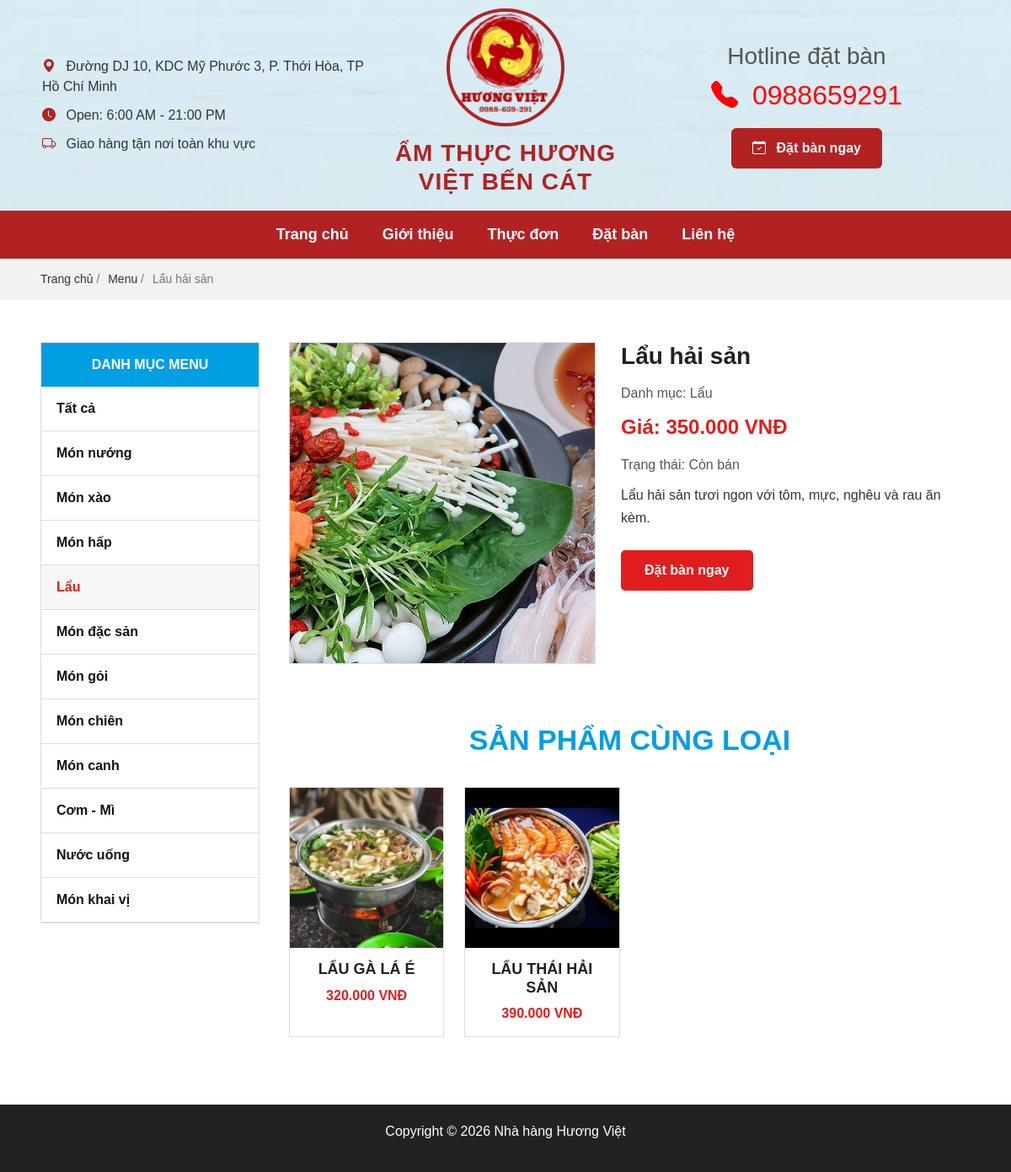
Page /pages/food_detail.php?id=2 on the committed database.
### tables this page shows
CREATE TABLE `foods` (
  `id` int(11) NOT NULL,
  `category_id` int(11) DEFAULT NULL,
  `food_name` varchar(100) DEFAULT NULL,
  `price` double DEFAULT NULL,
  `image` varchar(255) DEFAULT NULL,
  `description` text DEFAULT NULL,
  `status` varchar(50) DEFAULT NULL
);

CREATE TABLE `food_categories` (
  `id` int(11) NOT NULL,
  `category_name` varchar(100) DEFAULT NULL
);

### pages/food_detail.php (the view, shortened to what this page needs)
<?php
require_once __DIR__ . "/../config/database.php";
require_once __DIR__ . "/../includes/header.php";
require_once __DIR__ . "/../includes/navbar.php";
function foodDetailEscape($value)
{
    return htmlspecialchars((string) $value, ENT_QUOTES, 'UTF-8');
}
$id = isset($_GET['id']) ? (int) $_GET['id'] : 0;
$food = null;
$categories = [];
$relatedFoods = [];
$categoryResult = mysqli_query($conn, "SELECT * FROM food_categories ORDER BY id ASC");
if ($categoryResult) {
    while ($category = mysqli_fetch_assoc($categoryResult)) {
        $categories[] = $category;
    }
}
if ($id > 0) {
    $stmt = mysqli_prepare($conn, "
        SELECT
            f.id,
            f.category_id,
            f.food_name,
            f.price,
            f.image,
            f.description,
            f.status,
            c.category_name
        FROM foods f
        LEFT JOIN food_categories c ON f.category_id = c.id
        WHERE f.id = ?
        LIMIT 1
    ");
    mysqli_stmt_bind_param($stmt, "i", $id);
    mysqli_stmt_execute($stmt);
    $food = mysqli_fetch_assoc(mysqli_stmt_get_result($stmt));
}
if ($food) {
    $stmtRelated = mysqli_prepare($conn, "
        SELECT id, food_name, price, image, description
        FROM foods
        WHERE category_id = ?
        AND id != ?
        AND status = 'Còn bán'
        ORDER BY id DESC
        LIMIT 4
    ");
    mysqli_stmt_bind_param($stmtRelated, "ii", $food['category_id'], $food['id']);
    mysqli_stmt_execute($stmtRelated);
    $relatedResult = mysqli_stmt_get_result($stmtRelated);
    while ($related = mysqli_fetch_assoc($relatedResult)) {
        $relatedFoods[] = $related;
    }
}
?>
<section class="food-detail-breadcrumb">
    <div class="food-detail-container">
        <a href="/huongviet/index.php">Trang chủ</a>
        <span>/</span>
        <a href="/huongviet/pages/menu.php">Menu</a>
        <span>/</span>
        <span><?php echo $food ? foodDetailEscape($food['food_name']) : 'Chi tiết món ăn'; ?></span>
    </div>
</section>
<section class="food-detail-page">
    <div class="food-detail-container">
        <?php if (!$food) { ?>
            <div class="food-detail-not-found">
                Không tìm thấy món ăn.
            </div>
        <?php } else { ?>
            <div class="food-detail-layout">
                <aside class="food-detail-sidebar">
                    <div class="food-detail-sidebar-title">
                        DANH MỤC MENU
                    </div>
                    <div class="food-detail-category-list">
                        <a href="/huongviet/pages/menu.php">Tất cả</a>
                        <?php foreach ($categories as $category) { ?>
                            <a
                                href="/huongviet/pages/menu.php?category_id=<?php echo (int) $category['id']; ?>"
                                class="<?php echo ((int) $food['category_id'] === (int) $category['id']) ? 'active' : ''; ?>"
                            >
                                <?php echo foodDetailEscape($category['category_name']); ?>
                            </a>
                        <?php } ?>
                    </div>
                </aside>
                <main class="food-detail-main">
                    <div class="food-detail-box">
                        <div class="food-detail-image">
                            <?php if (!empty($food['image'])) { ?>
                                <img
                                    src="/huongviet/assets/images/<?php echo foodDetailEscape($food['image']); ?>"
                                    alt="<?php echo foodDetailEscape($food['food_name']); ?>"
                                >
                            <?php } else { ?>
                                <div class="food-detail-no-image">
                                    Chưa có ảnh
                                </div>
                            <?php } ?>
                        </div>
                        <div class="food-detail-info">
                            <h1><?php echo foodDetailEscape($food['food_name']); ?></h1>
                            <p class="food-detail-category">
                                Danh mục: <?php echo foodDetailEscape($food['category_name'] ?? 'Chưa phân loại'); ?>
                            </p>
                            <p class="food-detail-price">
                                Giá: <?php echo number_format((float) $food['price'], 0, ',', '.') . " VNĐ"; ?>
                            </p>
                            <p class="food-detail-status">
                                Trạng thái: <?php echo foodDetailEscape($food['status']); ?>
                            </p>
                            <p class="food-detail-description">
                                <?php echo nl2br(foodDetailEscape($food['description'] ?: 'Món ăn đang được cập nhật mô tả.')); ?>
                            </p>
                            <a href="/huongviet/pages/booking.php" class="food-detail-booking-btn">
                                Đặt bàn ngay
                            </a>
                        </div>
                    </div>
                    <section class="related-foods-section">
                        <h2>SẢN PHẨM CÙNG LOẠI</h2>
                        <?php if ($relatedFoods) { ?>
                            <div class="related-food-grid">
                                <?php foreach ($relatedFoods as $relatedFood) { ?>
                                    <a class="related-food-card" href="/huongviet/pages/food_detail.php?id=<?php echo (int) $relatedFood['id']; ?>">
                                        <?php if (!empty($relatedFood['image'])) { ?>
                                            <img
                                                src="/huongviet/assets/images/<?php echo foodDetailEscape($relatedFood['image']); ?>"
                                                alt="<?php echo foodDetailEscape($relatedFood['food_name']); ?>"
                                            >
                                        <?php } else { ?>
                                            <div class="related-food-no-image">
                                                Chưa có ảnh
                                            </div>
                                        <?php } ?>
                                        <div class="related-food-content">
                                            <h3><?php echo foodDetailEscape($relatedFood['food_name']); ?></h3>
                                            <p class="related-food-price">
                                                <?php echo number_format((float) $relatedFood['price'], 0, ',', '.') . " VNĐ"; ?>
                                            </p>
                                        </div>
                                    </a>
                                <?php } ?>
                            </div>
                        <?php } else { ?>
                            <div class="related-food-empty">
                                Chưa có món ăn cùng loại.
                            </div>
                        <?php } ?>
                    </section>
                </main>
            </div>
        <?php } ?>
    </div>
</section>
<?php
require_once __DIR__ . "/../includes/footer.php";
?>

### assets/css/style.css (style rules this page uses)
body { font-family: Arial; margin:0; padding:0; }

### assets/css/food_detail.css (style rules this page uses)
.food-detail-container { width: min(1180px, 92%); margin: 0 auto; }
.food-detail-breadcrumb { background: #f2f2f2; padding: 14px 0; font-size: 14px; }
.food-detail-breadcrumb a { color: #333; text-decoration: none; }
.food-detail-breadcrumb span { margin-right: 6px; color: #777; }
.food-detail-page { padding: 50px 0 80px; background: #ffffff; }
.food-detail-layout { display: grid; grid-template-columns: 260px 1fr; gap: 35px; align-items: start; }
.food-detail-sidebar { border: 1px solid #ddd; background: white; }
.food-detail-sidebar-title { background: #009fe3; color: white; text-align: center; padding: 14px 15px; font-weight: 900; text-transform: uppercase; }
.food-detail-category-list a { display: block; padding: 14px 18px; color: #111; text-decoration: none; font-weight: 700; border-bottom: 1px solid #ddd; }
.food-detail-category-list a:hover, .food-detail-category-list a.active { color: #e21d1d; background: #f7f7f7; }
.food-detail-box { display: grid; grid-template-columns: 45% 1fr; gap: 30px; align-items: start; }
.food-detail-image { border: 1px solid #ddd; background: #f5f5f5; overflow: hidden; }
.food-detail-image img { width: 100%; height: 380px; object-fit: cover; display: block; }
.food-detail-info h1 { font-size: 28px; font-weight: 800; color: #222; margin-bottom: 15px; }
.food-detail-category, .food-detail-status { color: #555; font-size: 16px; margin-bottom: 10px; }
.food-detail-price { color: #e21d1d; font-size: 24px; font-weight: 900; margin-bottom: 15px; }
.food-detail-description { color: #333; font-size: 16px; line-height: 1.7; margin-bottom: 25px; }
.food-detail-booking-btn { display: inline-block; padding: 12px 28px; background: #e21d1d; color: white; text-decoration: none; border-radius: 5px; font-weight: 800; }
.related-foods-section { margin-top: 70px; }
.related-foods-section h2 { text-align: center; color: #009fe3; font-size: 34px; font-weight: 900; text-transform: uppercase; margin-bottom: 35px; }
.related-food-grid { display: grid; grid-template-columns: repeat(4, 1fr); gap: 24px; }
.related-food-card { background: white; border: 1px solid #ddd; text-decoration: none; color: inherit; overflow: hidden; transition: 0.25s; }
.related-food-card img { width: 100%; height: 190px; object-fit: cover; display: block; }
.related-food-content { padding: 15px; text-align: center; }
.related-food-content h3 { font-size: 18px; font-weight: 800; color: #222; margin-bottom: 8px; text-transform: uppercase; }
.related-food-price { color: #e21d1d; font-weight: 900; margin: 0; }

### rows in the picture
foods: food_name "Lẩu hải sản", image (picture), category.category_name "Lẩu", price "350.000", status "Còn bán", description "Lẩu hải sản tươi ngon với tôm, mực, nghêu và rau ăn kèm."
food_categories: category_name "Món nướng"
food_categories: category_name "Món xào"
food_categories: category_name "Món hấp"
food_categories: category_name "Lẩu"
food_categories: category_name "Món đặc sản"
food_categories: category_name "Món gỏi"
food_categories: category_name "Món chiên"
food_categories: category_name "Món canh"
food_categories: category_name "Cơm - Mì"
food_categories: category_name "Nước uống"
food_categories: category_name "Món khai vị"
foods: image (picture), food_name "LẨU GÀ LÁ É", price "320.000"
foods: image (picture), food_name "LẨU THÁI HẢI SẢN", price "390.000"
